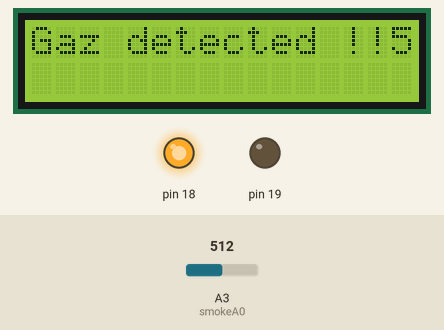
Simulated run of this sketch. Board: Arduino Uno, built with avr-gcc and run on an emulated ATmega328P. Parts: 16×2 character LCD, output pins drawn as LEDs (lit = HIGH). The inputs (shaded band) are chosen by the test bench; at power-on: A3 (smokeA0) = 512.

Above: at 1.2 s.
1.3 s: A3 (smokeA0) set to 317
At 2.3 s:
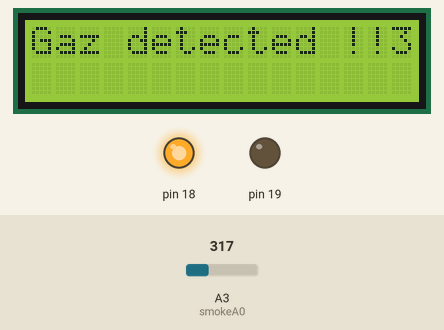
5.4 s: A3 (smokeA0) set to 282
At 6.8 s:
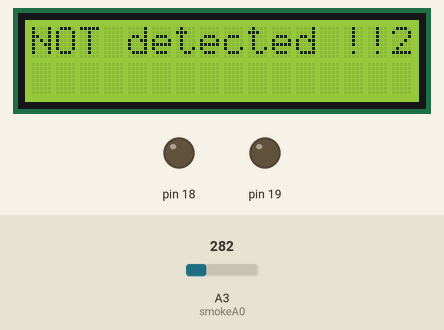
9.5 s: A3 (smokeA0) set to 306
At 10.9 s:
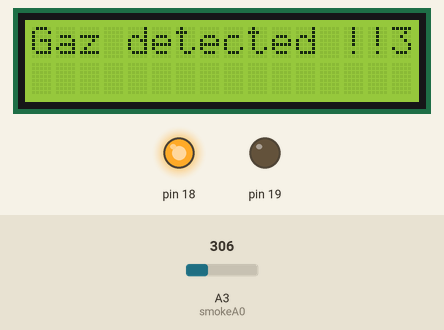
13.6 s: A3 (smokeA0) set to 290
At 14.9 s:
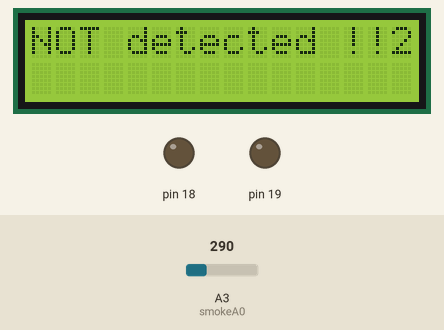
Timing chart, 0 to 16.6 s (numbered marks = the images above; inputs shaded):
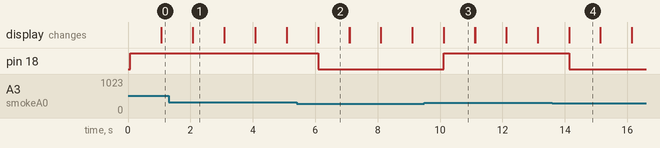

The sketch:

MQ2_Sensor_code.ino
```cpp
#include <LiquidCrystal.h>

LiquidCrystal lcd(1,2,4,5,6,7);


int smokeA0 = A3;
// Your threshold value
int sensorThres =300;

void setup() {
  lcd.begin(16,2);
  lcd.setCursor(0,0);
  pinMode(smokeA0, INPUT);
  pinMode(19, OUTPUT);
  pinMode(18, OUTPUT);
}

void loop() {
  int analogSensor = analogRead(smokeA0);

  Serial.print("Pin A0: ");
  Serial.println(analogSensor);
  // Checks if it has reached the threshold value
  if (analogSensor > sensorThres)
  {
    lcd.print("Gaz detected !!");
    lcd.print( analogSensor);
    digitalWrite(18, HIGH);
    digitalWrite(19, LOW);
     delay(1000);
    lcd.clear();
  }
  else
  {
    lcd.print("NOT detected !!");
    lcd.print( analogSensor);
    digitalWrite(19, LOW);
    digitalWrite(18, LOW);
    delay(1000);
    lcd.clear();
  }
}
```

Measured:
- the behaviour switches between 301 and 300 on A3 (smokeA0) (found by bisection; images 1 and 2)
- after the input at 1.3 s, the display: first differs from a run without the input after 0.78 s (image 1)
- after the input at 5.4 s, pin 18: HIGH → LOW after 0.70 s; the display: first differs from a run without the input after 0.70 s (image 2)
- after the input at 9.5 s, pin 18: LOW → HIGH after 0.62 s; the display: first differs from a run without the input after 0.62 s (image 3)
- after the input at 13.6 s, pin 18: HIGH → LOW after 0.54 s; the display: first differs from a run without the input after 0.54 s (image 4)
- what the display in image 1 shows lasts 1.0 s, from 2.1 s to 3.1 s
